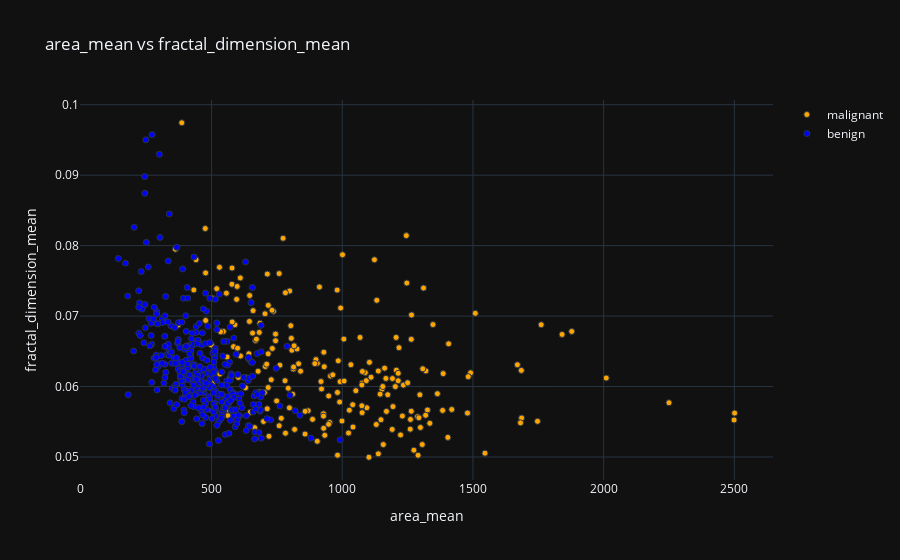

Here is the notebook cell this chart was saved with:
### Markdown cell above
#### F)  Negative correlated features

### Code cell
plot_feat1_feat2('area_mean','fractal_dimension_mean')

### Figure 1 — Plotly figure (JSON) as saved in the notebook; plotly's stock layout.template omitted (floating-point values rounded to 4 significant figures; data arrays with more than 128 entries replaced by an {"elided": "..."} marker saying what was removed)
{"data": [{"marker": {"color": "Orange", "line": {"width": 1}}, "mode": "markers", "name": "malignant", "x": {"elided": "212 float values"}, "y": {"elided": "212 float values"}, "type": "scatter"}, {"marker": {"color": "Blue", "line": {"width": 1}}, "mode": "markers", "name": "benign", "x": {"elided": "357 float values"}, "y": {"elided": "357 float values"}, "type": "scatter"}], "layout": {"title": {"text": "area_mean vs fractal_dimension_mean"}, "xaxis": {"title": {"text": "area_mean"}, "zeroline": false}, "yaxis": {"title": {"text": "fractal_dimension_mean"}, "zeroline": false}}}
